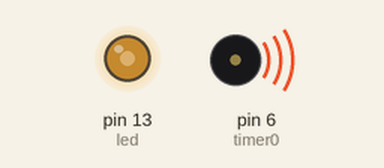
This sketch was run on a simulated Arduino Uno, built with avr-gcc and run on an emulated ATmega328P. Parts: output pins drawn as LEDs (lit = HIGH), buzzer (waves = sounding). Pins used as bus, display or sensor lines are not drawn.

Above: at 0.2 s.
Timing chart, 0 to 1.7 s (numbered marks = the images above):
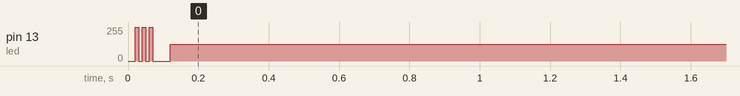

Measured:
- by itself, pin 13 (led): 0/255 → 127/255 at 0.02 s

The sketch:

interrupt2.ino
```cpp
/*
 * Author: Clemens Valens (www.polyvalens.com)
 * Book: Mastering Microcontrollers Helped By Arduino
 * WWW: www.elektor.com/arduinobook
 * ISBN: 978-1-907920-23-3
 *
 * interrupt 2
 */

int timer0 = 6;
int led = 13;
unsigned long time_last;

extern volatile unsigned long timer0_overflow_count;
extern volatile unsigned long timer0_millis;

SIGNAL(TIMER0_COMPA_vect)
{
  timer0_millis++;
  timer0_overflow_count++;
}

void led_toggle(void)
{
  static int led_value = 0;
  digitalWrite(led,led_value);
  led_value ^= 1;
}

void setup(void)
{
  pinMode(timer0,OUTPUT);
  pinMode(led,OUTPUT);
  bitClear(TCCR0A,WGM00);
  bitSet(TCCR0A,COM0A0);
  OCR0A = 249;
  bitSet(TIMSK0,OCIE0A);
  time_last = millis();
}

void loop(void)
{
  unsigned long time = millis();
  if (time-time_last>=10)
  {
    led_toggle();
    time_last = time;
  }
}
```
